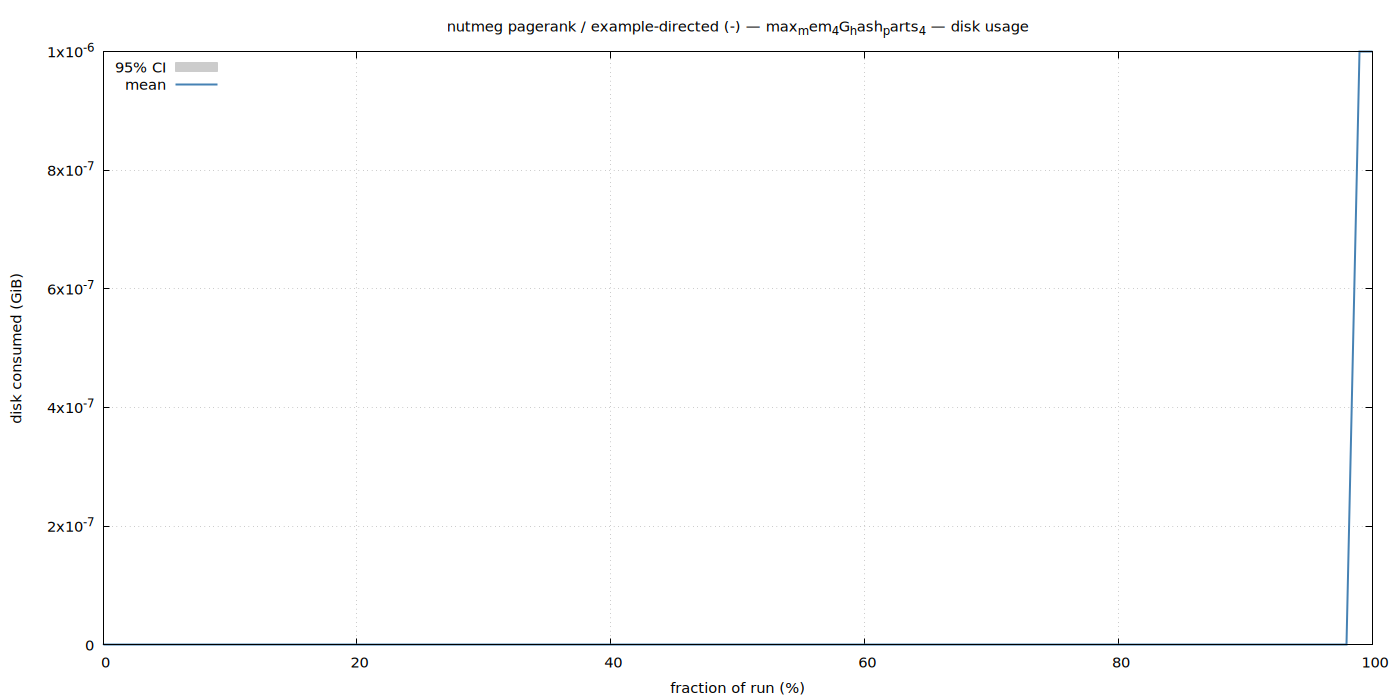

Here is the gnuplot script that generated this plot:
set terminal pngcairo size 1400,700 enhanced font 'Sans,11'
set output '/var/home/sem/github/sail/examples/extensions/benchmarks/sem_benchmark/results/nutmeg/-/example-directed/max_mem_4G_hash_parts_4/disk.png'
set title "nutmeg pagerank / example-directed (-) — max_mem_4G_hash_parts_4 — disk usage"
set xlabel 'fraction of run (%)'
set ylabel 'disk consumed (GiB)'
set grid
set key top left
set yrange [0:*]
plot '/var/home/sem/github/sail/examples/extensions/benchmarks/sem_benchmark/results/nutmeg/-/example-directed/max_mem_4G_hash_parts_4/disk.dat' using 1:3:4 with filledcurves lc rgb '#cccccc' title '95% CI', \
     '' using 1:2 with lines lw 2 lc rgb '#4682b4' title 'mean'
